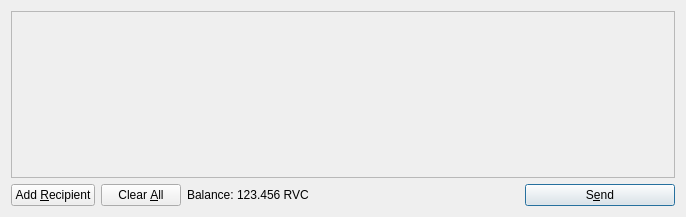
<?xml version="1.0" encoding="UTF-8"?>
<ui version="4.0">
 <class>SendCoinsDialog</class>
 <widget class="QDialog" name="SendCoinsDialog">
  <property name="geometry">
   <rect>
    <x>0</x>
    <y>0</y>
    <width>686</width>
    <height>217</height>
   </rect>
  </property>
  <property name="windowTitle">
   <string>Send Coins</string>
  </property>
  <layout class="QVBoxLayout" name="verticalLayout">
   <item>
    <widget class="QScrollArea" name="scrollArea">
     <property name="widgetResizable">
      <bool>true</bool>
     </property>
     <widget class="QWidget" name="scrollAreaWidgetContents">
      <property name="geometry">
       <rect>
        <x>0</x>
        <y>0</y>
        <width>666</width>
        <height>165</height>
       </rect>
      </property>
      <layout class="QVBoxLayout" name="verticalLayout_2">
       <property name="margin">
        <number>0</number>
       </property>
       <item>
        <layout class="QVBoxLayout" name="entries">
         <property name="spacing">
          <number>6</number>
         </property>
        </layout>
       </item>
       <item>
        <spacer name="verticalSpacer">
         <property name="orientation">
          <enum>Qt::Vertical</enum>
         </property>
         <property name="sizeHint" stdset="0">
          <size>
           <width>20</width>
           <height>40</height>
          </size>
         </property>
        </spacer>
       </item>
      </layout>
     </widget>
    </widget>
   </item>
   <item>
    <layout class="QHBoxLayout" name="horizontalLayout">
     <item>
      <widget class="QPushButton" name="addButton">
       <property name="toolTip">
        <string>Send to multiple recipients at once</string>
       </property>
       <property name="text">
        <string>Add &amp;Recipient</string>
       </property>
       <property name="icon">
        <iconset resource="../bitcoin.qrc">
         <normaloff>:/icons/add</normaloff>:/icons/add</iconset>
       </property>
       <property name="autoDefault">
        <bool>false</bool>
       </property>
      </widget>
     </item>
     <item>
      <widget class="QPushButton" name="clearButton">
       <property name="sizePolicy">
        <sizepolicy hsizetype="Minimum" vsizetype="Fixed">
         <horstretch>0</horstretch>
         <verstretch>0</verstretch>
        </sizepolicy>
       </property>
       <property name="toolTip">
        <string>Remove all transaction fields</string>
       </property>
       <property name="text">
        <string>Clear &amp;All</string>
       </property>
       <property name="icon">
        <iconset resource="../bitcoin.qrc">
         <normaloff>:/icons/remove</normaloff>:/icons/remove</iconset>
       </property>
       <property name="autoRepeatDelay">
        <number>300</number>
       </property>
       <property name="autoDefault">
        <bool>false</bool>
       </property>
      </widget>
     </item>
     <item>
      <layout class="QHBoxLayout" name="horizontalLayout_2">
       <property name="spacing">
        <number>3</number>
       </property>
       <item>
        <widget class="QLabel" name="label">
         <property name="text">
          <string>Balance:</string>
         </property>
        </widget>
       </item>
       <item>
        <widget class="QLabel" name="labelBalance">
         <property name="cursor">
          <cursorShape>IBeamCursor</cursorShape>
         </property>
         <property name="text">
          <string>123.456 RVC</string>
         </property>
         <property name="textInteractionFlags">
          <set>Qt::LinksAccessibleByMouse|Qt::TextSelectableByKeyboard|Qt::TextSelectableByMouse</set>
         </property>
        </widget>
       </item>
      </layout>
     </item>
     <item>
      <spacer name="horizontalSpacer">
       <property name="orientation">
        <enum>Qt::Horizontal</enum>
       </property>
       <property name="sizeHint" stdset="0">
        <size>
         <width>40</width>
         <height>20</height>
        </size>
       </property>
      </spacer>
     </item>
     <item>
      <widget class="QPushButton" name="sendButton">
       <property name="minimumSize">
        <size>
         <width>150</width>
         <height>0</height>
        </size>
       </property>
       <property name="toolTip">
        <string>Confirm the send action</string>
       </property>
       <property name="text">
        <string>S&amp;end</string>
       </property>
       <property name="icon">
        <iconset resource="../bitcoin.qrc">
         <normaloff>:/icons/send</normaloff>:/icons/send</iconset>
       </property>
       <property name="default">
        <bool>true</bool>
       </property>
      </widget>
     </item>
    </layout>
   </item>
  </layout>
 </widget>
 <resources>
  <include location="../bitcoin.qrc"/>
 </resources>
 <connections/>
</ui>
